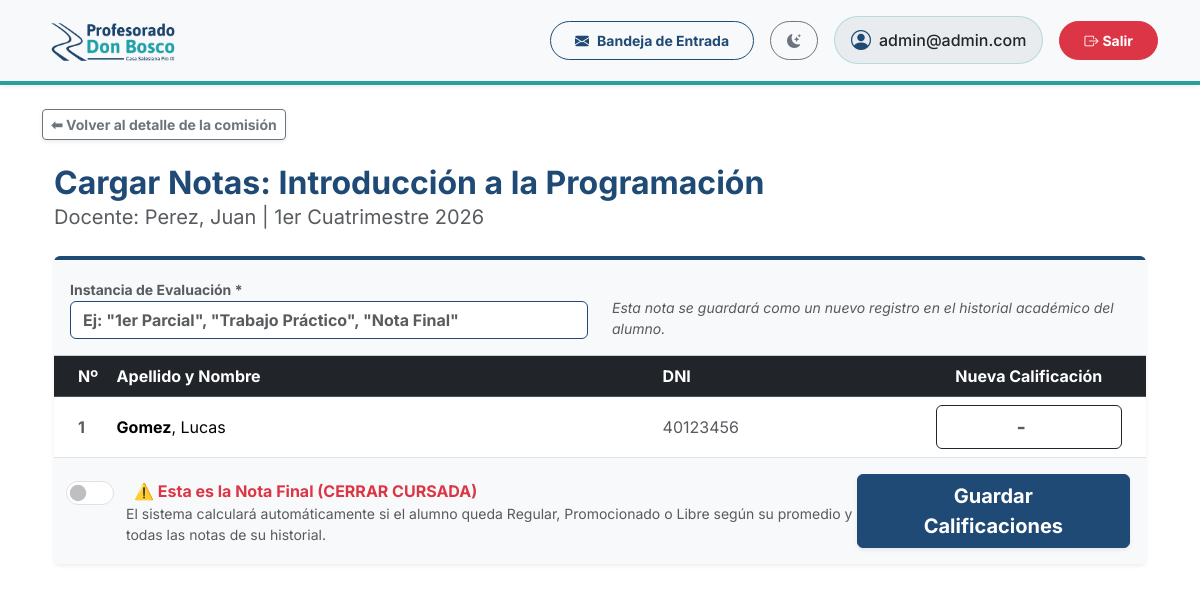
The page /comisiones/1/notas/ (signed in) on the database its author committed.
### gestion/models.py (models this page shows, shortened)
class Comision(models.Model):
    CUATRIMESTRES = [
        ('1C', '1er Cuatrimestre'),
        ('2C', '2do Cuatrimestre'),
        ('AN', 'Anual'),
    ]
    TIPO_APROBACION = [
        ('PROM', 'Promocionable'),
        ('FIN', 'Final Obligatorio'),
    ]
    MODALIDAD = [
        ('P', 'Presencial'),
        ('V', 'Virtual'),
        ('B', 'Bimodal (1 sem presencial / 1 sem virtual)'),
    ]
    INICIO_BIMODAL = [
        ('P', 'Arranca Presencial'),
        ('V', 'Arranca Virtual'),
    ]
    materia = models.ForeignKey(Materia, on_delete=models.CASCADE, related_name='comisiones')
    docente = models.ForeignKey(Docente, on_delete=models.SET_NULL, null=True, blank=True, related_name='comisiones_asignadas')
    docente_auxiliar = models.ForeignKey(Docente, on_delete=models.SET_NULL, null=True, blank=True, related_name='comisiones_auxiliares', verbose_name="Pareja Pedagógica")
    ciclo_lectivo = models.IntegerField('Ciclo Lectivo (Año)', default=2026)
    cuatrimestre = models.CharField('Cuatrimestre', max_length=2, choices=CUATRIMESTRES)
    fecha_inicio = models.DateField('Fecha de Inicio', null=True, blank=True)
    fecha_fin = models.DateField('Fecha de Finalización', null=True, blank=True)
    tipo_aprobacion = models.CharField('Tipo de Aprobación', max_length=4, choices=TIPO_APROBACION, default='FIN')
    modalidad = models.CharField('Modalidad', max_length=1, choices=MODALIDAD, default='P')
    semana_inicio_bimodal = models.CharField('Semana de Inicio (Bimodal)', max_length=1, choices=INICIO_BIMODAL, null=True, blank=True)
    inscripciones_abiertas = models.BooleanField('Inscripciones Abiertas', default=True)
    cerrada = models.BooleanField('Comisión Cerrada', default=False)

class Materia(models.Model):
    CUATRIMESTRES = [
        ('1C', '1er Cuatrimestre'),
        ('2C', '2do Cuatrimestre'),
        ('AN', 'Anual'),
    ]
    nombre = models.CharField(max_length=150)
    plan = models.ForeignKey(PlanDeEstudio, on_delete=models.CASCADE, related_name='materias')
    año_dictado = models.IntegerField(verbose_name="Año en que se dicta (1, 2, 3...)")
    cuatrimestre_dictado = models.CharField(max_length=2, choices=CUATRIMESTRES, default='1C')

class Docente(models.Model):
    usuario = models.OneToOneField(User, on_delete=models.CASCADE, related_name='perfil_docente', null=True, blank=True)
    dni = models.CharField('DNI', max_length=15, unique=True)
    nombre = models.CharField('Nombre/s', max_length=100)
    apellido = models.CharField('Apellido/s', max_length=100)
    fecha_nacimiento = models.DateField('Fecha de nacimiento', null=True, blank=True)
    telefono = models.CharField(max_length=20, blank=True, null=True, verbose_name="Teléfono Fijo")
    celular = models.CharField(max_length=20, blank=True, null=True, verbose_name="Celular")
    direccion = models.CharField(max_length=200, blank=True, null=True, verbose_name="Dirección")
    email = models.EmailField(blank=True, null=True)
    nacionalidad = models.CharField(max_length=100, default='Argentina')
    codigo_postal = models.CharField(max_length=20, blank=True, null=True)
    comuna_zona = models.CharField(max_length=100, blank=True, null=True)
    PROVINCIAS = [
        ('Buenos Aires', 'Buenos Aires'), ('CABA', 'Ciudad Autónoma de Buenos Aires'),
        ('Catamarca', 'Catamarca'), ('Chaco', 'Chaco'), ('Chubut', 'Chubut'),
        ('Córdoba', 'Córdoba'), ('Corrientes', 'Corrientes'), ('Entre Ríos', 'Entre Ríos'),
        ('Formosa', 'Formosa'), ('Jujuy', 'Jujuy'), ('La Pampa', 'La Pampa'),
        ('La Rioja', 'La Rioja'), ('Mendoza', 'Mendoza'), ('Misiones', 'Misiones'),
        ('Neuquén', 'Neuquén'), ('Río Negro', 'Río Negro'), ('Salta', 'Salta'),
        ('San Juan', 'San Juan'), ('San Luis', 'San Luis'), ('Santa Cruz', 'Santa Cruz'),
        ('Santa Fe', 'Santa Fe'), ('Santiago del Estero', 'Santiago del Estero'),
        ('Tierra del Fuego', 'Tierra del Fuego'), ('Tucumán', 'Tucumán')
    ]
    provincia = models.CharField(max_length=100, choices=PROVINCIAS, blank=True, null=True)
    localidad = models.CharField(max_length=100, blank=True, null=True)
    SEXO_CHOICES = [('M', 'Masculino'), ('F', 'Femenino')]
    sexo = models.CharField(max_length=1, choices=SEXO_CHOICES, blank=True, null=True)
    lugar_nacimiento = models.CharField(max_length=100, blank=True, null=True)
    def __str__(self):
        return f"{self.apellido}, {self.nombre}"

class Inscripcion(models.Model):
    ESTADOS_POSIBLES = [
        ('REG', 'Cursando (Regular)'),
        ('LIB', 'Quedó Libre'),
        ('APR', 'Cursada Aprobada'),
        ('PROM', 'Materia Promocionada'),
    ]
    alumno = models.ForeignKey(Alumno, on_delete=models.CASCADE, related_name='inscripciones')
    comision = models.ForeignKey(Comision, on_delete=models.CASCADE, related_name='alumnos_inscriptos')
    estado = models.CharField('Estado', max_length=4, choices=ESTADOS_POSIBLES, default='REG')
    fecha_inscripcion = models.DateField(auto_now_add=True)
    class Meta:
        unique_together = ['alumno', 'comision']

class Alumno(models.Model):
    usuario = models.OneToOneField(User, on_delete=models.CASCADE, related_name='perfil_alumno', null=True, blank=True)
    dni = models.CharField('DNI', max_length=15, unique=True)
    nombre = models.CharField('Nombre/s', max_length=100)
    apellido = models.CharField('Apellido/s', max_length=100)
    fecha_nacimiento = models.DateField('Fecha de nacimiento', null=True, blank=True)
    telefono = models.CharField(max_length=20, blank=True, null=True, verbose_name="Teléfono Fijo")
    celular = models.CharField(max_length=20, blank=True, null=True, verbose_name="Celular")
    direccion = models.CharField(max_length=200, blank=True, null=True, verbose_name="Dirección")
    email = models.EmailField(blank=True, null=True)
    nacionalidad = models.CharField(max_length=100, default='Argentina')
    codigo_postal = models.CharField(max_length=20, blank=True, null=True)
    comuna_zona = models.CharField(max_length=100, blank=True, null=True)
    PROVINCIAS = [
        ('Buenos Aires', 'Buenos Aires'), ('CABA', 'Ciudad Autónoma de Buenos Aires'),
        ('Catamarca', 'Catamarca'), ('Chaco', 'Chaco'), ('Chubut', 'Chubut'),
        ('Córdoba', 'Córdoba'), ('Corrientes', 'Corrientes'), ('Entre Ríos', 'Entre Ríos'),
        ('Formosa', 'Formosa'), ('Jujuy', 'Jujuy'), ('La Pampa', 'La Pampa'),
        ('La Rioja', 'La Rioja'), ('Mendoza', 'Mendoza'), ('Misiones', 'Misiones'),
        ('Neuquén', 'Neuquén'), ('Río Negro', 'Río Negro'), ('Salta', 'Salta'),
        ('San Juan', 'San Juan'), ('San Luis', 'San Luis'), ('Santa Cruz', 'Santa Cruz'),
        ('Santa Fe', 'Santa Fe'), ('Santiago del Estero', 'Santiago del Estero'),
        ('Tierra del Fuego', 'Tierra del Fuego'), ('Tucumán', 'Tucumán')
    ]
    provincia = models.CharField(max_length=100, choices=PROVINCIAS, blank=True, null=True)
    localidad = models.CharField(max_length=100, blank=True, null=True)
    SEXO_CHOICES = [('M', 'Masculino'), ('F', 'Femenino')]
    sexo = models.CharField(max_length=1, choices=SEXO_CHOICES, blank=True, null=True)
    lugar_nacimiento = models.CharField(max_length=100, blank=True, null=True)
    doc_dni = models.BooleanField(default=False, verbose_name="Fotocopia DNI")
    doc_vacunas = models.BooleanField(default=False, verbose_name="Certificado de Vacunas")
    doc_partida = models.BooleanField(default=False, verbose_name="Partida de Nacimiento")
    doc_primaria = models.BooleanField(default=False, verbose_name="Título Secundario") # Adaptado a terciario
    doc_pase = models.BooleanField(default=False, verbose_name="Pase de Escuela Anterior")
    plan = models.ForeignKey('PlanDeEstudio', on_delete=models.SET_NULL, null=True, blank=True, related_name='alumnos', verbose_name="Plan de Estudios")
    ESTADOS_ALUMNO = [
        ('ACT', 'Activo'),
        ('INA', 'Inactivo / Abandonó'),
        ('EGR', 'Egresado'),
        ('COND_DOC', 'Condicionado (Documentación)'),
        ('COND_PAG', 'Condicionado (Falta de Pago)'),
    ]
    estado_alumno = models.CharField('Estado', max_length=10, choices=ESTADOS_ALUMNO, default='ACT')

### gestion/views.py (the view, shortened to what this page needs)
# urls.py: path('comisiones/<int:comision_id>/notas/', cargar_notas, name='cargar_notas'),
@login_required
def cargar_notas(request, comision_id):
    comision = get_object_or_404(Comision, id=comision_id)
    is_authorized = False
    if request.user.is_staff or request.user.is_superuser:
        is_authorized = True
    elif hasattr(request.user, 'perfil_docente'):
        if comision.docente == request.user.perfil_docente or comision.docente_auxiliar == request.user.perfil_docente:
            is_authorized = True
    if not is_authorized:
        messages.error(request, 'No tienes permiso para cargar notas en esta comisión.')
        return redirect('dashboard')
    if comision.cerrada:
        messages.error(request, 'La comisión está cerrada. No se pueden modificar las notas.')
        return redirect('detalle_comision', comision_id=comision.id)
    inscripciones = Inscripcion.objects.filter(comision=comision).prefetch_related('notas')
    return render(request, 'gestion/cargar_notas.html', {
        'comision': comision,
        'inscripciones': inscripciones,
        'estados': Inscripcion.ESTADOS_POSIBLES
    })

### gestion/templates/gestion/cargar_notas.html (shortened to what this page needs)
{% extends "base.html" %}
{% block back_button %}
<a href="{% url 'detalle_comision' comision.id %}" class="btn btn-sm btn-outline-secondary shadow-sm fw-bold">⬅ Volver al detalle de la comisión</a>
{% endblock %}
{% block content %}
<div class="container mt-4">
    <div class="d-flex justify-content-between align-items-center mb-4">
        <div>
            <h2 class="text-primary fw-bold mb-0">Cargar Notas: {{ comision.materia.nombre }}</h2>
            <p class="text-muted fs-5 mb-0">Docente: {% if comision.docente %}{{ comision.docente }}{% else %}A designar{% endif %} | {{ comision.get_cuatrimestre_display }} {{ comision.ciclo_lectivo }}</p>
        </div>
    </div>
    <form method="post" class="card shadow-sm border-0 border-top border-primary border-4 mb-5">
        <div class="card-header bg-light py-3">
            <div class="row align-items-center">
                <div class="col-md-6">
                    <label class="fw-bold text-muted small">Instancia de Evaluación *</label>
                    <input type="text" name="instancia" class="form-control border-primary fw-bold" placeholder='Ej: "1er Parcial", "Trabajo Práctico", "Nota Final"' required>
                </div>
                <div class="col-md-6 text-muted small">
                    <br>
                    <em>Esta nota se guardará como un nuevo registro en el historial académico del alumno.</em>
                </div>
            </div>
        </div>
        <div class="table-responsive">
            <table class="table table-hover align-middle mb-0">
                <thead class="table-dark">
                    <tr>
                        <th class="ps-4" style="width: 5%;">Nº</th>
                        <th style="width: 50%;">Apellido y Nombre</th>
                        <th style="width: 25%;">DNI</th>
                        <th class="text-center pe-4" style="width: 20%;">Nueva Calificación</th>
                    </tr>
                </thead>
                <tbody>
                    {% for insc in inscripciones %}
                    <tr>
                        <td class="ps-4 fw-bold text-muted">{{ forloop.counter }}</td>
                        <td><strong>{{ insc.alumno.apellido }}</strong>, {{ insc.alumno.nombre }}</td>
                        <td class="text-muted">{{ insc.alumno.dni }}</td>
                        <td class="pe-4">
                            <input type="number" step="0.01" name="nota_{{ insc.id }}" class="form-control text-center fw-bold fs-5 border-dark"
                                   placeholder="-">
                        </td>
                    </tr>
                    {% empty %}
                    <tr>
                        <td colspan="5" class="text-center py-5 text-muted">
                            No hay alumnos inscriptos en esta comisión.
                        </td>
                    </tr>
                    {% endfor %}
                </tbody>
            </table>
        </div>
        <div class="card-footer bg-light d-flex justify-content-between align-items-center py-3 border-top-0">
            <div class="form-check form-switch ms-3">
                <input class="form-check-input fs-4" type="checkbox" id="cerrar_cursada" name="cerrar_cursada">
                <label class="form-check-label ms-2 fw-bold text-danger mt-1" for="cerrar_cursada">
                    ⚠️ Esta es la Nota Final (CERRAR CURSADA)
                </label>
                <div class="form-text text-muted small mt-0">El sistema calculará automáticamente si el alumno queda Regular, Promocionado o Libre según su promedio y todas las notas de su historial.</div>
            </div>
            <button type="submit" class="btn btn-primary px-5 fw-bold fs-5 shadow-sm">Guardar Calificaciones</button>
        </div>
    </form>
</div>
{% endblock %}

### gestion/templates/base.html (shortened to what this page needs)
<!DOCTYPE html>
{% load static %}
<html lang="es" data-bs-theme="light">
<head>
    <link href="https://cdn.jsdelivr.net/npm/bootstrap@5.3.2/dist/css/bootstrap.min.css" rel="stylesheet">
    <link rel="stylesheet" href="https://cdn.jsdelivr.net/npm/bootstrap-icons@1.11.1/font/bootstrap-icons.css">
</head>
<body class="bg-body">
    <nav class="navbar navbar-expand-lg bg-body-tertiary navbar-custom mb-4 shadow-sm py-2">
        <div class="container">
            <a class="navbar-brand d-flex align-items-center" href="{% url 'dashboard' %}">
                <img id="main-logo" src="{% static 'img/logo.png' %}"
                     data-light-src="{% static 'img/logo.png' %}"
                     data-dark-src="{% static 'img/logo2.png' %}"
                     alt="Profesorado Don Bosco Pío IX"
                     onerror="this.src='https://placehold.co/300x80/ffffff/1F4A75?text=Profesorado+Don+Bosco&font=montserrat'">
            </a>
            <div class="collapse navbar-collapse" id="topNavbar">
                <div class="navbar-nav ms-auto d-flex flex-column flex-lg-row align-items-lg-center mt-3 mt-lg-0 gap-3">
                    <a href="{% url 'mis_notificaciones' %}" class="btn btn-outline-primary btn-sm fw-bold rounded-pill px-4 py-2 position-relative d-flex align-items-center justify-content-center">
                        <i class="bi bi-envelope-fill me-2"></i>Bandeja de Entrada
                    </a>
                    <button class="btn btn-outline-secondary btn-sm rounded-pill px-3 py-2 d-flex align-items-center justify-content-center" id="theme-toggle" title="Cambiar tema">
                        <i class="bi bi-moon-stars-fill theme-icon-active"></i>
                    </button>
                    <div class="d-flex align-items-center bg-body-secondary border border-secondary border-opacity-25 rounded-pill px-3 py-2 justify-content-center text-body">
                        <i class="bi bi-person-circle fs-5 me-2 text-primary"></i>
                        <span class="fw-medium">{{ user.username }}</span>
                    </div>
                    <form action="{% url 'logout' %}" method="post" class="d-flex justify-content-center m-0">
                        <button type="submit" class="btn btn-danger btn-sm fw-bold rounded-pill px-4 py-2 w-100 w-lg-auto">
                            <i class="bi bi-box-arrow-right me-1"></i>Salir
                        </button>
                    </form>
                </div>
            </div>
        </div>
    </nav>
    <div class="container mb-3">
        {% block back_button %}
        {% endblock %}
    </div>
    <div class="container">
        {% block content %}
        {% endblock %}
    </div>
</body>
</html>

### rows shown on the page
Comision: materia.nombre "Introducción a la Programación", docente "Perez, Juan", cuatrimestre "1er Cuatrimestre", ciclo_lectivo "2026"
Inscripcion: alumno.apellido "Gomez", alumno.nombre "Lucas", alumno.dni "40123456"

### other values the page prints
{{ user.username }} "admin@admin.com"
